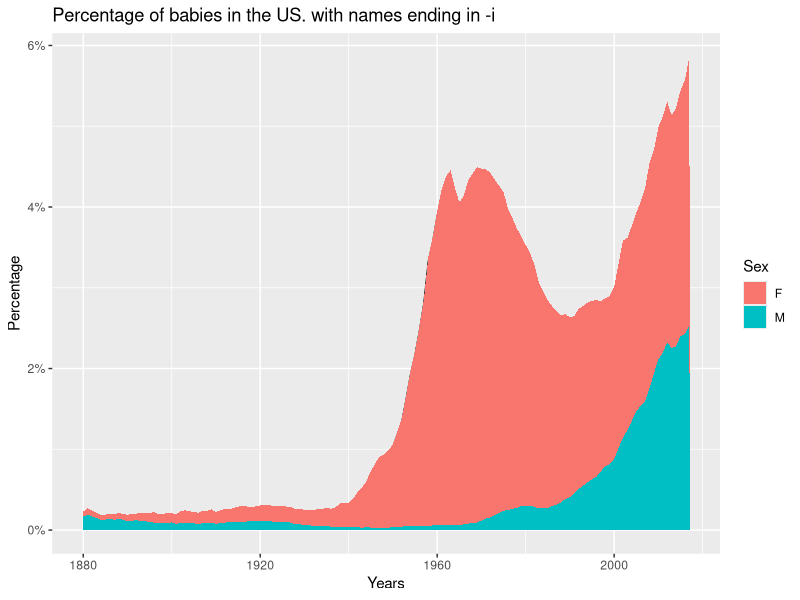

R code for this plot:
## ---- chunk 1
#| message: false
library(tidyverse)

## ---- chunk 2
 x <- read_csv("data/i_names.csv", show_col_types = FALSE)
## ---- chunk 3

## ---- chunk 4
x |>
  summarise(
    sum_n = sum(n), 
    sum_prop = sum(prop), 
    .by=c(year, sex)) |>
  ggplot(aes(x = year, y = sum_prop, fill = sex))+
  geom_line()+
  geom_area()+
  scale_y_continuous(labels = scales::percent_format())+
  labs(
    title = "Percentage of babies in the US. with names ending in -i",
    x = "Years",
    y = "Percentage",
    fill = "Sex"
  )
  
